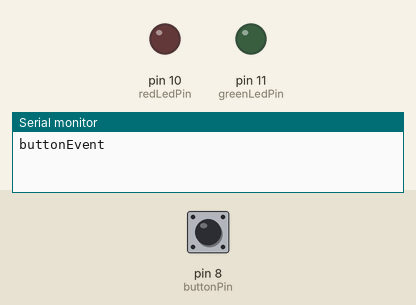
Simulated run of this sketch. Board: Arduino Uno, built with avr-gcc and run on an emulated ATmega328P. On the bench: output pins drawn as LEDs (lit = HIGH), the last lines printed to the serial monitor. Dashed ring = blinking. The inputs (shaded band) are chosen by the test bench; at power-on: pin 8 (buttonPin) HIGH.

Above: at 1.2 s.
1.3 s: pin 8 (buttonPin) pulled LOW for 0.15 s
At 1.45 s:
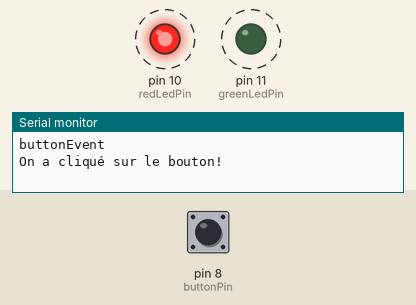
4.3 s: pin 8 (buttonPin) pulled LOW for 1 s
At 7.0 s:
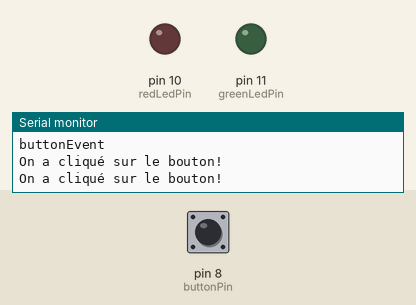
7.3 s: pin 8 (buttonPin) pulled LOW for 3.2 s
At 7.45 s:
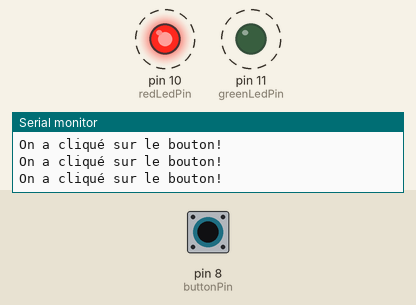
Timing chart, 0 to 12.8 s (numbered marks = the images above; inputs shaded):
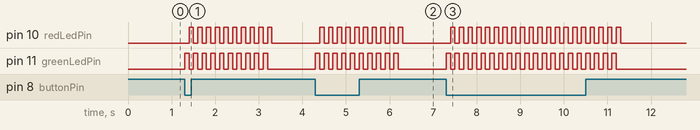

The sketch:

buttonEvent.ino
```cpp
// Bouton
int buttonPin = 8;
// Leds
int greenLedPin = 11;
int redLedPin = 10;

// Parametres de clignotement
int blinkPeriodInMilliseconds = 200;
int numberOfBlinks = 10;

void setup()
{
  // Le bouton est une entrée
  pinMode(buttonPin, INPUT);
  // Les leds sont des sorties
  pinMode(greenLedPin, OUTPUT);
  pinMode(redLedPin, OUTPUT);
  // Prépare le port USB pour envoyer du texte à l'ordinateur, 9600 bauds
  Serial.begin(9600);
  Serial.println("buttonEvent");
}

void loop()
{
  // Vérifie si le bouton a été pressé:
  // Si il a été pressé, digitalRead() retourne LOW.
  // Sinon, digitalRead() retournera HIGH.
  if (digitalRead(buttonPin) == LOW)
  {
    Serial.println("On a cliqué sur le bouton!");
    BlinkLeds(blinkPeriodInMilliseconds, numberOfBlinks);
  }
}

void BlinkLeds(int blinkPeriodInMilliseconds, int numberOfBlinks)
{
  // Boucle: Fais une action un certain nombre de fois
  for (int blinkIndex = 0; blinkIndex < numberOfBlinks; blinkIndex++)
  {
    // blinkIndex prend la valeur 0 au 1er passage dans la boucle,
    // puis 1, puis 2, ... (numberOfBlinks - 1)

    // Allume la led verte
    digitalWrite(greenLedPin, HIGH);
    // Attend la moitié d'une période
    delay(blinkPeriodInMilliseconds/2);
    // Éteins la led verte
    digitalWrite(greenLedPin, LOW);
    // Allume la led rouge
    digitalWrite(redLedPin, HIGH);
    // Attend la moitié d'une période
    delay(blinkPeriodInMilliseconds/2);
    // Éteins la led rouge
    digitalWrite(redLedPin, LOW);
  }
}
```

Measured:
- after the input at 1.3 s, pin 10 (redLedPin): alternates HIGH for 0.10 s and LOW for 0.10 s, 20 changes in all, then stays LOW, starting after 0.10 s; pin 11 (greenLedPin): alternates HIGH for 0.10 s and LOW for 0.10 s, 20 changes in all, then stays LOW, starting at once
- after the input at 4.3 s, pin 10 (redLedPin): alternates HIGH for 0.10 s and LOW for 0.10 s, 20 changes in all, then stays LOW, starting after 0.10 s; pin 11 (greenLedPin): alternates HIGH for 0.10 s and LOW for 0.10 s, 20 changes in all, then stays LOW, starting at once
- after the input at 7.3 s, pin 10 (redLedPin): alternates HIGH for 0.10 s and LOW for 0.10 s, 40 changes in all, then stays LOW, starting after 0.10 s; pin 11 (greenLedPin): alternates HIGH for 0.10 s and LOW for 0.10 s, 40 changes in all, then stays LOW, starting at once
